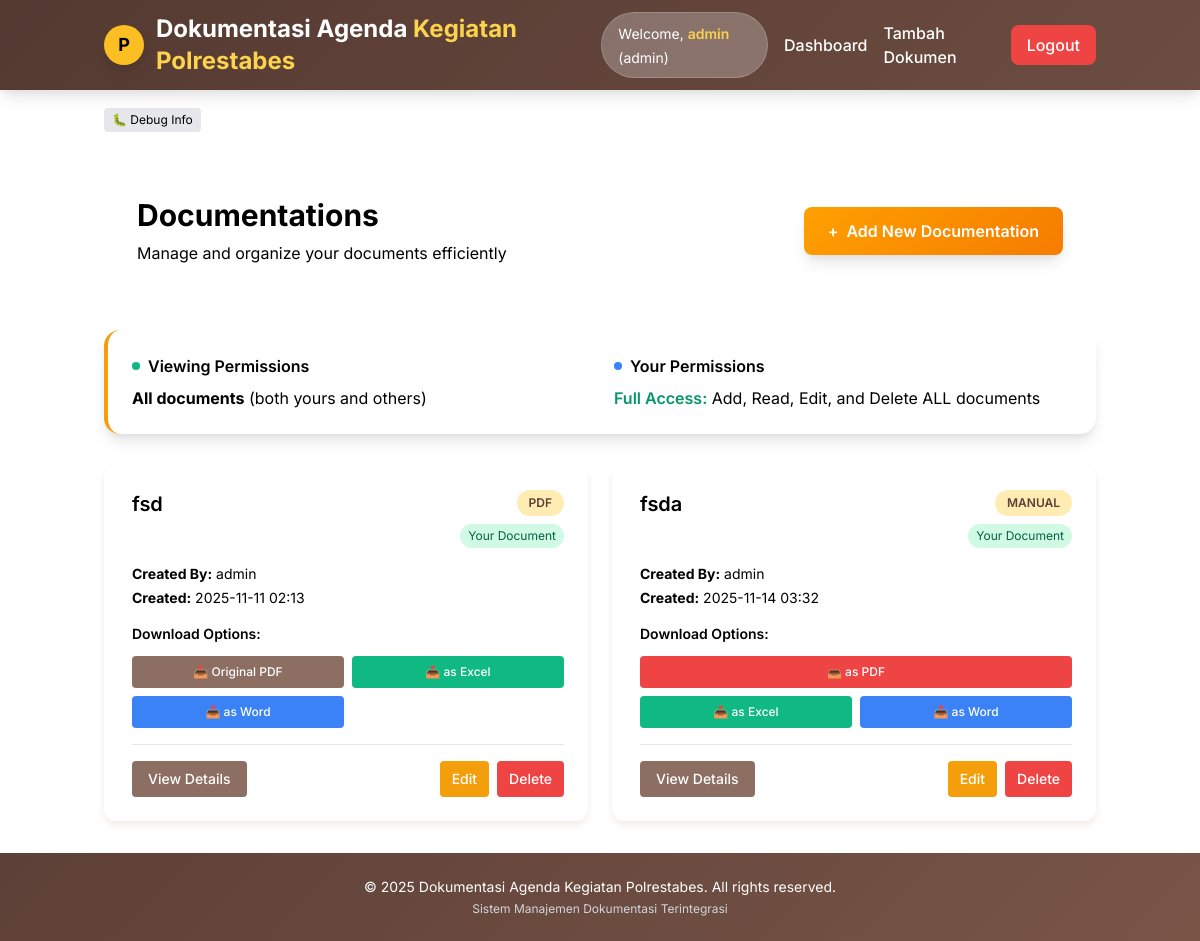
The page /dashboard (signed in) on the database its author committed.
### app.py (models this page shows)
class Documentation(db.Model):
    id = db.Column(db.Integer, primary_key=True)
    title = db.Column(db.String(200), nullable=False)
    content = db.Column(db.Text)
    file_path = db.Column(db.String(300))
    doc_type = db.Column(db.String(50), nullable=False)
    created_at = db.Column(db.DateTime, nullable=False, default=datetime.utcnow)
    user_id = db.Column(db.Integer, db.ForeignKey('user.id'), nullable=False)

class User(db.Model):
    id = db.Column(db.Integer, primary_key=True)
    username = db.Column(db.String(80), unique=True, nullable=False)
    password = db.Column(db.String(120), nullable=False)
    role = db.Column(db.String(20), nullable=False)
    documentations = db.relationship('Documentation', backref='author', lazy=True)

### app.py (the view)
@app.route('/dashboard')
def dashboard():
    if 'user_id' not in session:
        return redirect(url_for('login'))
    docs = Documentation.query.all()
    docs_with_content = []
    for doc in docs:
        doc_data = {
            'doc': doc,
            'image_preview': None
        }
        if doc.doc_type == 'image' and doc.file_path and os.path.exists(doc.file_path):
            doc_data['image_preview'] = get_image_base64(doc.file_path)
        docs_with_content.append(doc_data)
    return render_template('dashboard.html', docs=docs_with_content)

### templates/dashboard.html (shortened to what this page needs)
{% extends "base.html" %} {% block content %}
<div class="max-w-7xl mx-auto">
  <div class="dashboard-header mb-8 animate-on-scroll">
    <div class="glass rounded-2xl p-8 mb-6">
      <div
        class="flex flex-col lg:flex-row justify-between items-start lg:items-center gap-4"
      >
        <div>
          <h2 class="text-3xl font-bold text-brown-800 mb-2">Documentations</h2>
          <p class="text-brown-600">
            Manage and organize your documents efficiently
          </p>
        </div>
        <a
          href="{{ url_for('add_doc') }}"
          class="btn-primary-custom px-6 py-3 rounded-lg font-semibold shadow-lg hover:shadow-xl transition-all duration-300 flex items-center space-x-2"
        >
          <span>+</span>
          <span>Add New Documentation</span>
        </a>
      </div>
    </div>
  </div>
  <div class="user-info mb-8 animate-on-scroll" style="animation-delay: 0.2s">
    <div
      class="bg-white rounded-2xl p-6 shadow-lg border-l-4 border-yellow-500"
    >
      <div class="grid md:grid-cols-2 gap-6">
        <div>
          <h3 class="font-semibold text-brown-800 mb-2 flex items-center">
            <span class="w-2 h-2 bg-green-500 rounded-full mr-2"></span>
            Viewing Permissions
          </h3>
          <p class="text-brown-600">
            <strong>All documents</strong> (both yours and others)
          </p>
        </div>
        <div>
          <h3 class="font-semibold text-brown-800 mb-2 flex items-center">
            <span class="w-2 h-2 bg-blue-500 rounded-full mr-2"></span>
            Your Permissions
          </h3>
          <p class="text-brown-600">
            {% if session.role == 'admin' %}
            <span class="text-green-600 font-semibold">Full Access:</span> Add,
            Read, Edit, and Delete ALL documents {% else %}
            <span class="text-blue-600 font-semibold">Limited Access:</span> Add
            new documents and Read ALL documents. Cannot Edit or Delete any
            documents. {% endif %}
          </p>
        </div>
      </div>
    </div>
  </div>
  <div class="docs-list">
    {% if docs %}
    <div class="grid grid-cols-1 lg:grid-cols-2 xl:grid-cols-3 gap-6">
      {% for doc_data in docs %} {% set doc = doc_data.doc %}
      <div
        class="doc-card animate-on-scroll"
        style="animation-delay: {{ loop.index0 * 0.1 }}s;"
      >
        <div class="p-6">
          <div class="doc-header mb-4">
            <div class="flex justify-between items-start mb-3">
              <h3 class="text-xl font-semibold text-brown-800 pr-2">
                <a
                  href="{{ url_for('view_doc', doc_id=doc.id) }}"
                  class="doc-title-link hover:text-yellow-600 transition-colors duration-300"
                >
                  {{ doc.title }}
                </a>
              </h3>
              <div class="flex flex-col items-end space-y-2">
                <span class="badge-custom"> {{ doc.doc_type|upper }} </span>
                {% if doc.user_id == session.user_id %}
                <span
                  class="text-xs bg-green-100 text-green-800 px-2 py-1 rounded-full"
                >
                  Your Document
                </span>
                {% else %}
                <span
                  class="text-xs bg-blue-100 text-blue-800 px-2 py-1 rounded-full"
                >
                  By: {{ doc.author.username }}
                </span>
                {% endif %}
              </div>
            </div>
          </div>
          <div class="doc-meta mb-4 text-sm text-brown-600 space-y-1">
            <p><strong>Created By:</strong> {{ doc.author.username }}</p>
            <p>
              <strong>Created:</strong> {{ doc.created_at.strftime('%Y-%m-%d
              %H:%M') }}
            </p>
          </div>
          <div class="doc-file-actions mb-4">
            <p class="text-sm font-semibold text-brown-700 mb-3">
              Download Options:
            </p>
            <div class="download-buttons grid grid-cols-2 gap-2">
              {% if doc.file_path %}
              <a
                href="{{ url_for('download_file', doc_id=doc.id) }}"
                class="btn-secondary-custom text-center py-2 px-3 rounded text-xs font-medium transition-all duration-300 hover:shadow-md"
              >
                📥 Original {{ doc.doc_type|upper }}
              </a>
               {% if doc.doc_type != 'excel' %}
              <a
                href="{{ url_for('convert_doc', doc_id=doc.id, target_format='excel') }}"
                class="bg-green-500 hover:bg-green-600 text-white text-center py-2 px-3 rounded text-xs font-medium transition-all duration-300 hover:shadow-md"
              >
                📥 as Excel
              </a>
              {% endif %} {% if doc.doc_type != 'word' %}
              <a
                href="{{ url_for('convert_doc', doc_id=doc.id, target_format='word') }}"
                class="bg-blue-500 hover:bg-blue-600 text-white text-center py-2 px-3 rounded text-xs font-medium transition-all duration-300 hover:shadow-md"
              >
                📥 as Word
              </a>
              {% endif %} {% else %}
              <a
                href="{{ url_for('convert_doc', doc_id=doc.id, target_format='pdf') }}"
                class="bg-red-500 hover:bg-red-600 text-white text-center py-2 px-3 rounded text-xs font-medium transition-all duration-300 hover:shadow-md col-span-2"
              >
                📥 as PDF
              </a>
              <a
                href="{{ url_for('convert_doc', doc_id=doc.id, target_format='excel') }}"
                class="bg-green-500 hover:bg-green-600 text-white text-center py-2 px-3 rounded text-xs font-medium transition-all duration-300 hover:shadow-md"
              >
                📥 as Excel
              </a>
              <a
                href="{{ url_for('convert_doc', doc_id=doc.id, target_format='word') }}"
                class="bg-blue-500 hover:bg-blue-600 text-white text-center py-2 px-3 rounded text-xs font-medium transition-all duration-300 hover:shadow-md"
              >
                📥 as Word
              </a>
              {% endif %}
            </div>
          </div>
          <div class="doc-actions border-t border-gray-200 pt-4 mt-4">
            <div class="flex justify-between items-center">
              <a
                href="{{ url_for('view_doc', doc_id=doc.id) }}"
                class="btn-secondary-custom px-4 py-2 rounded text-sm font-medium"
              >
                View Details
              </a>
              {% if session.role == 'admin' %}
              <div class="flex space-x-2">
                <a
                  href="{{ url_for('edit_doc', doc_id=doc.id) }}"
                  class="bg-yellow-500 hover:bg-yellow-600 text-white px-3 py-2 rounded text-sm font-medium transition-colors duration-300"
                >
                  Edit
                </a>
                <form
                  method="POST"
                  action="{{ url_for('delete_doc', doc_id=doc.id) }}"
                  class="delete-form"
                  onsubmit="return confirm('Are you sure you want to delete this document?');"
                >
                  <button
                    type="submit"
                    class="bg-red-500 hover:bg-red-600 text-white px-3 py-2 rounded text-sm font-medium transition-colors duration-300"
                  >
                    Delete
                  </button>
                </form>
              </div>
              {% else %}
              <span class="text-gray-500 text-sm italic">Read Only</span>
              {% endif %}
            </div>
          </div>
        </div>
      </div>
      {% endfor %}
    </div>
    {% endif %}
  </div>
</div>
{% endblock %}

### templates/base.html (shortened to what this page needs)
<!DOCTYPE html>
<html lang="en">
  <head>
    <link
      rel="stylesheet"
      href="{{ url_for('static', filename='style.css') }}?v=1.4"
    />
  </head>
  <body
    class="flex flex-col min-h-screen bg-gradient-to-br from-amber-50 to-yellow-50"
  >
    <nav class="nav-gradient shadow-lg relative overflow-hidden">
      <div class="absolute inset-0 bg-black opacity-10"></div>
      <div class="container mx-auto px-4 py-3 relative z-10">
        <div class="flex justify-between items-center">
          <div class="flex items-center space-x-3">
            <div class="floating">
              <div
                class="w-10 h-10 bg-yellow-400 rounded-full flex items-center justify-center shadow-lg"
              >
                <span class="text-brown-800 font-bold text-lg">P</span>
              </div>
            </div>
            <h1 class="text-2xl font-bold text-white">
              Dokumentasi Agenda
              <span class="text-yellow-300">Kegiatan Polrestabes</span>
            </h1>
          </div>
          <div class="nav-links flex items-center space-x-6 text-white">
            {% if session.user_id %}
            <div class="flex items-center space-x-4">
              <div class="glass px-4 py-2 rounded-full">
                <span class="text-sm">
                  Welcome,
                  <span class="font-semibold text-yellow-300"
                    >{{ session.username }}</span
                  >
                  ({{ session.role }})
                </span>
              </div>
              <a
                href="{{ url_for('dashboard') }}"
                class="hover:text-yellow-300 transition-colors duration-300 font-medium"
                >Dashboard</a
              >
              <a
                href="{{ url_for('add_doc') }}"
                class="hover:text-yellow-300 transition-colors duration-300 font-medium"
                >Tambah Dokumen</a
              >
              <a
                href="{{ url_for('logout') }}"
                class="bg-red-500 hover:bg-red-600 px-4 py-2 rounded-lg transition-colors duration-300 font-medium"
              >
                Logout
              </a>
            </div>
            {% endif %}
          </div>
        </div>
      </div>
    </nav>
    {% if session.user_id %}
    <div x-data="{ showDebug: false }" class="container mx-auto px-4 mt-4">
      <button
        @click="showDebug = !showDebug"
        class="text-xs bg-gray-200 hover:bg-gray-300 px-2 py-1 rounded"
      >
        🐛 Debug Info
      </button>
    </div>
    {% endif %}
    <main class="flex-grow container mx-auto px-4 py-8">
       {% block content %}{% endblock %}
    </main>
    <footer class="bg-brown-800 text-white py-6 mt-auto">
      <div class="container mx-auto px-4 text-center">
        <p class="text-sm">
          &copy; 2025 Dokumentasi Agenda Kegiatan Polrestabes. All rights
          reserved.
        </p>
        <p class="text-xs text-gray-300 mt-1">
          Sistem Manajemen Dokumentasi Terintegrasi
        </p>
      </div>
    </footer>
  </body>
</html>

### static/style.css (style rules this page uses)
* { margin: 0; padding: 0; box-sizing: border-box; }
body { font-family: "Inter", sans-serif; background: linear-gradient(135deg, #fef9e7 0%, #fef5e7 100%); display: flex; flex-direction: column; min-height: 100vh; }
:root { --brown-dark: #5d4037; --brown-medium: #795548; --brown-light: #8d6e63; --brown-soft: #d7ccc8; --yellow-dark: #f57c00; --yellow-medium: #ffa000; --yellow-light: #ffb74d; --yellow-soft: #ffecb3; --cream: #fff8e1; }
.nav-gradient { background: linear-gradient( 135deg, var(--brown-dark) 0%, var(--brown-medium) 100% ); }
.btn-primary-custom { background: linear-gradient( 135deg, var(--yellow-medium) 0%, var(--yellow-dark) 100% ); color: white; transition: all 0.3s ease; }
.btn-secondary-custom { background: var(--brown-light); color: white; transition: all 0.3s ease; }
.doc-card { background: white; border-radius: 12px; box-shadow: 0 4px 6px rgba(139, 69, 19, 0.1); transition: all 0.3s ease; border-left: 4px solid transparent; animation: fadeInUp 0.6s ease-out; }
.badge-custom { background: var(--yellow-soft); color: var(--brown-dark); font-weight: 600; padding: 0.25rem 0.75rem; border-radius: 20px; font-size: 0.75rem; }
.animate-on-scroll { opacity: 0; transform: translateY(30px); transition: all 0.6s ease; }
.animate-on-scroll.animated { opacity: 1; transform: translateY(0); }
.floating { animation: floating 3s ease-in-out infinite; }
.glass { background: rgba(255, 255, 255, 0.25); backdrop-filter: blur(10px); border: 1px solid rgba(255, 255, 255, 0.18); }
main { flex: 1; }
footer { margin-top: auto; background: linear-gradient( 135deg, var(--brown-dark) 0%, var(--brown-medium) 100% ); }
.min-h-screen { min-height: 100vh; display: flex; flex-direction: column; }

### rows shown on the page
Documentation: title "fsd", doc_type "PDF", created_at "2025-11-11 02:13", doc_type "PDF"
User: author.username "admin" "admin"
Documentation: title "fsda", doc_type "MANUAL", created_at "2025-11-14 03:32"

### other values the page prints
{{ session.username }} "admin"
{{ session.role }} "admin"
